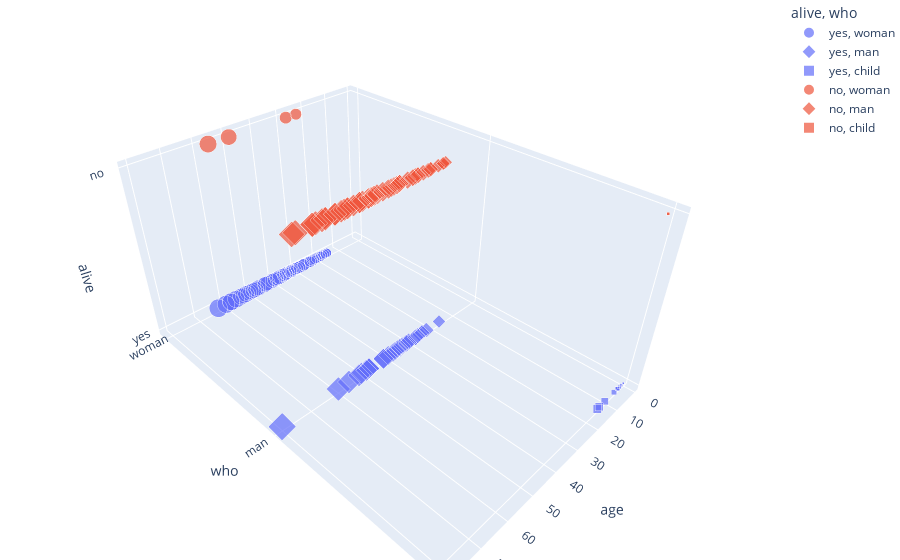

The notebook cell saved with this chart:
### Code cell
# Second figures shows the same as the first one, except now a third dimension is added showing survivors
fig2 = px.scatter_3d(df, x="age", y="who", z="alive", color="alive", size="age", symbol="who")
fig2.update_layout(margin=dict(l=0, r=0, b=0, t=0))
fig2.show()

### Figure 1 — Plotly figure (JSON) as saved in the notebook; plotly's stock layout.template omitted (floating-point values rounded to 4 significant figures)
{"data": [{"hovertemplate": "alive=%{z}<br>who=%{y}<br>age=%{marker.size}<extra></extra>", "legendgroup": "yes, woman", "marker": {"color": "#636efa", "size": [38, 35, 58, 49, 29, 23, 32.5, 19, 22, 44, 58, 31, 32, 35, 30, 58, 35, 63, 19, 50, 17, 30, 24, 18, 31, 40, 36, 36, 16, 41, 24, 24, 22, 60, 24, 23, 24, 33, 23, 35, 54, 16, 34, 30, 44, 22, 36, 48, 39, 53, 39, 39, 18, 52, 40, 21, 24, 18, 24, 38, 27, 29, 21, 33, 36, 51, 43, 17, 49, 33, 52, 27, 39, 16, 48, 47, 56, 19], "sizemode": "area", "sizeref": 0.2, "symbol": "circle"}, "mode": "markers", "name": "yes, woman", "scene": "scene", "showlegend": true, "type": "scatter3d", "x": [38, 35, 58, 49, 29, 23, 32.5, 19, 22, 44, 58, 31, 32, 35, 30, 58, 35, 63, 19, 50, 17, 30, 24, 18, 31, 40, 36, 36, 16, 41, 24, 24, 22, 60, 24, 23, 24, 33, 23, 35, 54, 16, 34, 30, 44, 22, 36, 48, 39, 53, 39, 39, 18, 52, 40, 21, 24, 18, 24, 38, 27, 29, 21, 33, 36, 51, 43, 17, 49, 33, 52, 27, 39, 16, 48, 47, 56, 19], "y": ["woman", "woman", "woman", "woman", "woman", "woman", "woman", "woman", "woman", "woman", "woman", "woman", "woman", "woman", "woman", "woman", "woman", "woman", "woman", "woman", "woman", "woman", "woman", "woman", "woman", "woman", "woman", "woman", "woman", "woman", "woman", "woman", "woman", "woman", "woman", "woman", "woman", "woman", "woman", "woman", "woman", "woman", "woman", "woman", "woman", "woman", "woman", "woman", "woman", "woman", "woman", "woman", "woman", "woman", "woman", "woman", "woman", "woman", "woman", "woman", "woman", "woman", "woman", "woman", "woman", "woman", "woman", "woman", "woman", "woman", "woman", "woman", "woman", "woman", "woman", "woman", "woman", "woman"], "z": ["yes", "yes", "yes", "yes", "yes", "yes", "yes", "yes", "yes", "yes", "yes", "yes", "yes", "yes", "yes", "yes", "yes", "yes", "yes", "yes", "yes", "yes", "yes", "yes", "yes", "yes", "yes", "yes", "yes", "yes", "yes", "yes", "yes", "yes", "yes", "yes", "yes", "yes", "yes", "yes", "yes", "yes", "yes", "yes", "yes", "yes", "yes", "yes", "yes", "yes", "yes", "yes", "yes", "yes", "yes", "yes", "yes", "yes", "yes", "yes", "yes", "yes", "yes", "yes", "yes", "yes", "yes", "yes", "yes", "yes", "yes", "yes", "yes", "yes", "yes", "yes", "yes", "yes"]}, {"hovertemplate": "alive=%{z}<br>who=%{y}<br>age=%{marker.size}<extra></extra>", "legendgroup": "yes, man", "marker": {"color": "#636efa", "size": [34, 28, 23, 40, 38, 37, 25, 36, 32, 28, 52, 49, 48, 25, 36, 17, 36, 60, 49, 42, 80, 32, 48, 56, 36, 27, 31, 35, 42, 48, 27, 35, 51, 26], "sizemode": "area", "sizeref": 0.2, "symbol": "diamond"}, "mode": "markers", "name": "yes, man", "scene": "scene", "showlegend": true, "type": "scatter3d", "x": [34, 28, 23, 40, 38, 37, 25, 36, 32, 28, 52, 49, 48, 25, 36, 17, 36, 60, 49, 42, 80, 32, 48, 56, 36, 27, 31, 35, 42, 48, 27, 35, 51, 26], "y": ["man", "man", "man", "man", "man", "man", "man", "man", "man", "man", "man", "man", "man", "man", "man", "man", "man", "man", "man", "man", "man", "man", "man", "man", "man", "man", "man", "man", "man", "man", "man", "man", "man", "man"], "z": ["yes", "yes", "yes", "yes", "yes", "yes", "yes", "yes", "yes", "yes", "yes", "yes", "yes", "yes", "yes", "yes", "yes", "yes", "yes", "yes", "yes", "yes", "yes", "yes", "yes", "yes", "yes", "yes", "yes", "yes", "yes", "yes", "yes", "yes"]}, {"hovertemplate": "alive=%{z}<br>who=%{y}<br>age=%{marker.size}<extra></extra>", "legendgroup": "yes, child", "marker": {"color": "#636efa", "size": [4, 1, 3, 0.92, 2, 14, 4, 4, 15, 6, 11], "sizemode": "area", "sizeref": 0.2, "symbol": "square"}, "mode": "markers", "name": "yes, child", "scene": "scene", "showlegend": true, "type": "scatter3d", "x": [4, 1, 3, 0.92, 2, 14, 4, 4, 15, 6, 11], "y": ["child", "child", "child", "child", "child", "child", "child", "child", "child", "child", "child"], "z": ["yes", "yes", "yes", "yes", "yes", "yes", "yes", "yes", "yes", "yes", "yes"]}, {"hovertemplate": "alive=%{z}<br>who=%{y}<br>age=%{marker.size}<extra></extra>", "legendgroup": "no, woman", "marker": {"color": "#EF553B", "size": [50, 29, 25, 57], "sizemode": "area", "sizeref": 0.2, "symbol": "circle"}, "mode": "markers", "name": "no, woman", "scene": "scene", "showlegend": true, "type": "scatter3d", "x": [50, 29, 25, 57], "y": ["woman", "woman", "woman", "woman"], "z": ["no", "no", "no", "no"]}, {"hovertemplate": "alive=%{z}<br>who=%{y}<br>age=%{marker.size}<extra></extra>", "legendgroup": "no, man", "marker": {"color": "#EF553B", "size": [54, 19, 65, 45, 25, 46, 71, 21, 47, 24, 54, 37, 24, 36.5, 61, 56, 44, 62, 52, 40, 37, 36, 45.5, 38, 29, 27, 50, 64, 30, 65, 47, 58, 55, 18, 47, 45, 50, 36, 61, 58, 47, 31, 49, 42, 19, 36, 70, 19, 29, 46, 39, 31, 33], "sizemode": "area", "sizeref": 0.2, "symbol": "diamond"}, "mode": "markers", "name": "no, man", "scene": "scene", "showlegend": true, "type": "scatter3d", "x": [54, 19, 65, 45, 25, 46, 71, 21, 47, 24, 54, 37, 24, 36.5, 61, 56, 44, 62, 52, 40, 37, 36, 45.5, 38, 29, 27, 50, 64, 30, 65, 47, 58, 55, 18, 47, 45, 50, 36, 61, 58, 47, 31, 49, 42, 19, 36, 70, 19, 29, 46, 39, 31, 33], "y": ["man", "man", "man", "man", "man", "man", "man", "man", "man", "man", "man", "man", "man", "man", "man", "man", "man", "man", "man", "man", "man", "man", "man", "man", "man", "man", "man", "man", "man", "man", "man", "man", "man", "man", "man", "man", "man", "man", "man", "man", "man", "man", "man", "man", "man", "man", "man", "man", "man", "man", "man", "man", "man"], "z": ["no", "no", "no", "no", "no", "no", "no", "no", "no", "no", "no", "no", "no", "no", "no", "no", "no", "no", "no", "no", "no", "no", "no", "no", "no", "no", "no", "no", "no", "no", "no", "no", "no", "no", "no", "no", "no", "no", "no", "no", "no", "no", "no", "no", "no", "no", "no", "no", "no", "no", "no", "no", "no"]}, {"hovertemplate": "alive=%{z}<br>who=%{y}<br>age=%{marker.size}<extra></extra>", "legendgroup": "no, child", "marker": {"color": "#EF553B", "size": [2, 2], "sizemode": "area", "sizeref": 0.2, "symbol": "square"}, "mode": "markers", "name": "no, child", "scene": "scene", "showlegend": true, "type": "scatter3d", "x": [2, 2], "y": ["child", "child"], "z": ["no", "no"]}], "layout": {"autosize": true, "legend": {"itemsizing": "constant", "title": {"text": "alive, who"}, "tracegroupgap": 0}, "margin": {"b": 0, "l": 0, "r": 0, "t": 0}, "scene": {"aspectmode": "auto", "aspectratio": {"x": 1, "y": 1.414, "z": 0.7071}, "camera": {"center": {"x": 0, "y": 0, "z": 0}, "eye": {"x": 1.282, "y": 1.282, "z": 1.282}, "projection": {"type": "perspective"}, "up": {"x": 0, "y": 0, "z": 1}}, "domain": {"x": [0, 1], "y": [0, 1]}, "xaxis": {"title": {"text": "age"}, "type": "linear"}, "yaxis": {"categoryarray": ["woman", "man", "child"], "categoryorder": "array", "title": {"text": "who"}, "type": "category"}, "zaxis": {"categoryarray": ["yes", "no"], "categoryorder": "array", "title": {"text": "alive"}, "type": "category"}}}}
